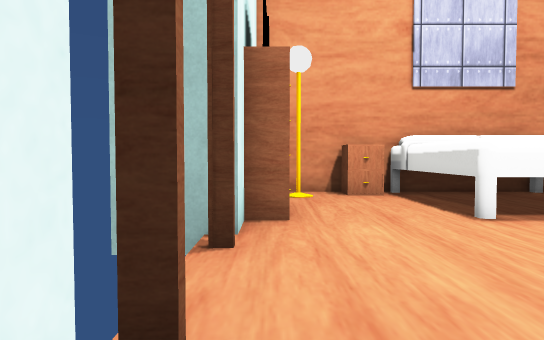
View 1 (above)

15 first-person views from a walk through a 3-D level made in the Unity game engine. The camera is 0.46 m above the floor, tilts 2° down and sees 75° across. The floor is counted in squares, 0.5 m on a side. Each view is taken from the middle of a square. On the plan, view 1 faces up. The plan holds only what a view shows up to about 12 squares ahead; the rest is blank. The place goes on beyond the plan. The player character is not drawn. Door leaves are left out, so doorways stand open. Some surface patterns are stand-ins.

View 2
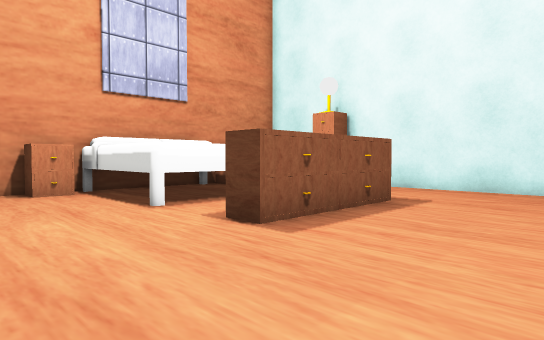

View 3
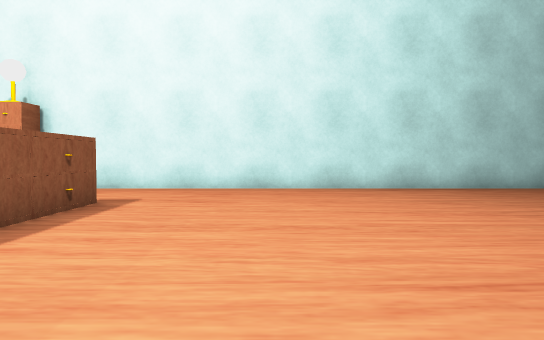

View 4
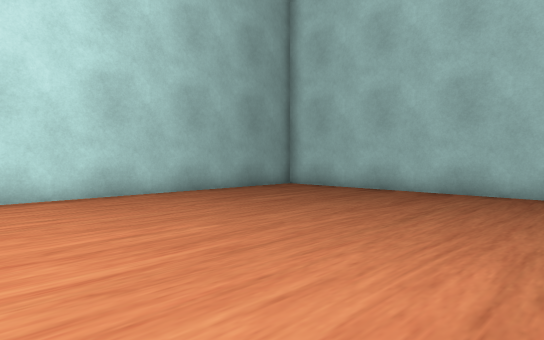

View 5
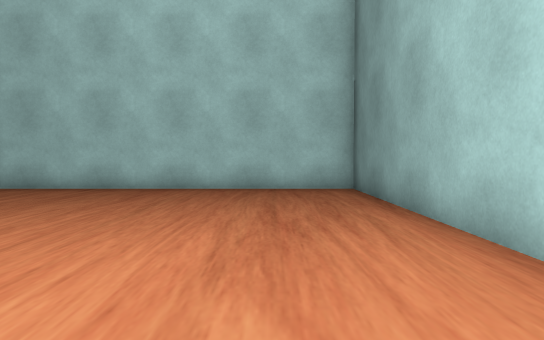

View 6
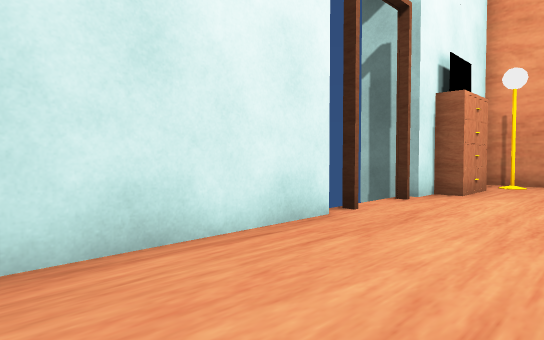

View 7
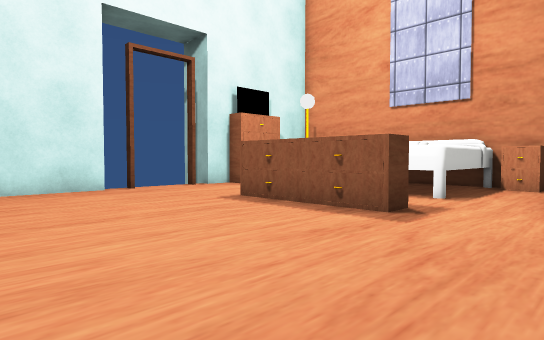

View 8
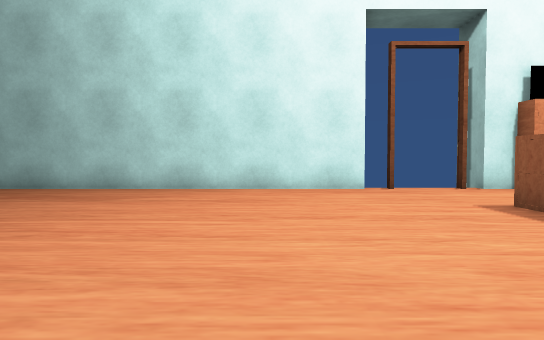

View 9
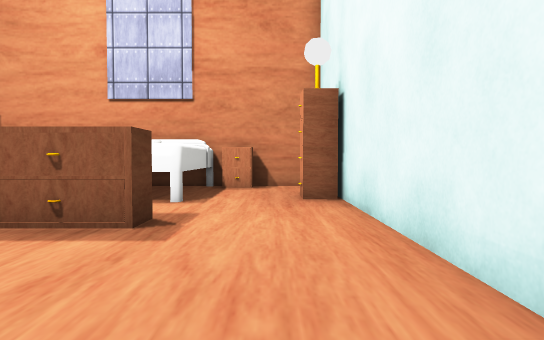

View 10
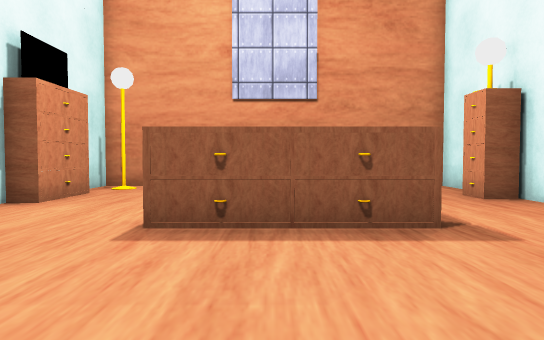

View 11
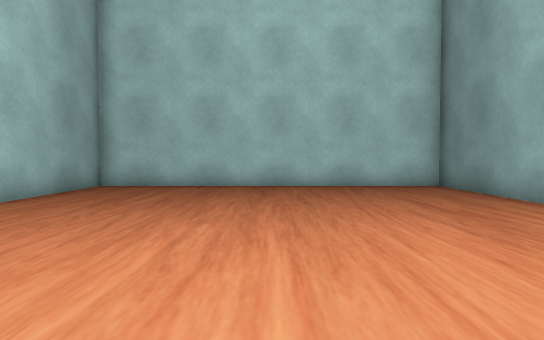

View 12
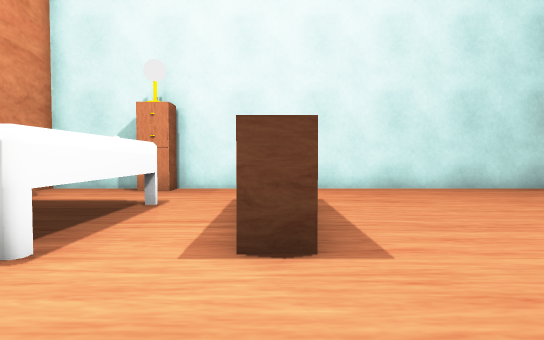

View 13
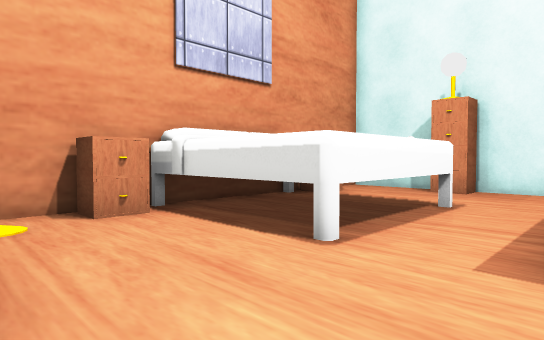

View 14
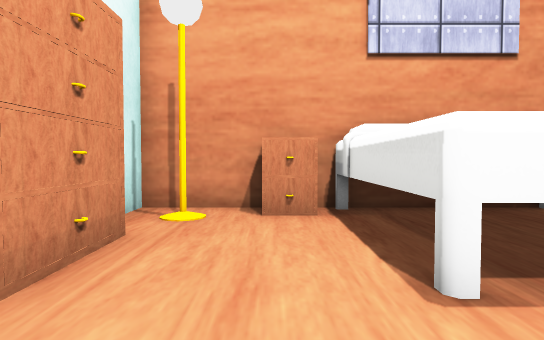

View 15
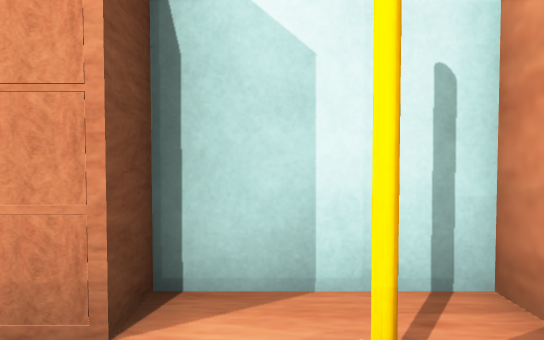

### Floor plan
Key: @ floor where view 1 was taken; # wall or solid block; . floor; D open door; O other object.
Columns run from 1 left of view 1 to 11 right of it. Each row starts with its distance up from view 1.
 10 #############
  9 #.#OOOOOOO..#
  8 #.O.OO  O...#
  7 #O..O   O..O#
  6 #O..O  OO..O#
  5 DO...OOOO...#
  4 D...........#
  3 D...OOOOO...#
  2 DDD.........#
  1 D...........#
  0 D@..........#
 -1 #...........#
 -2 #...........#
 -3 #...........#
 -4 #...........#
 -5 #...........#
 -6 #...........#
 -7 #...........#
 -8 #...........#
 -9 #...........#
-10 #...........#
-11 #...........#
-12 #...........#
-13 #...........#
-14 #############

Where each view was taken, in squares from view 1:
view 1: 0 up, 0 right, facing up
view 2: 1 down, 0 right, facing up-right
view 3: 1 down, 0 right, facing right
view 4: 4 down, 2 right, facing down-right
view 5: 3 down, 2 right, facing down
view 6: 4 down, 3 right, facing up-left
view 7: 3 down, 10 right, facing up-left
view 8: 2 down, 10 right, facing left
view 9: 2 down, 9 right, facing up
view 10: 2 down, 5 right, facing up
view 11: 2 down, 5 right, facing down
view 12: 3 up, 0 right, facing right
view 13: 3 up, 0 right, facing up-right
view 14: 3 up, 2 right, facing up
view 15: 8 up, 2 right, facing left
